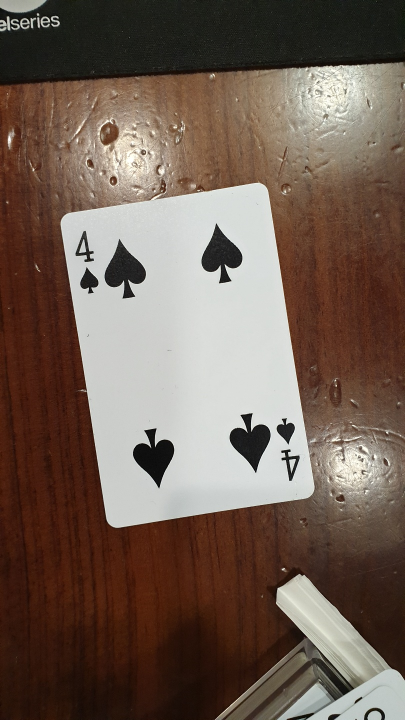
#> input picture Jungmin/spade4.jpg, 810 x 1440 px (shown at 1/2 size)
$ jupyter execute Contours.ipynb
#> lines starting #> are read from the running program, lines starting #| are printed output that depends on the picture; after the words box and inside, x2 and y2 are one past the last pixel; in counts of white or black regions, pixels touching at a corner belong together
[cell 1]
import cv2
import numpy as np
import matplotlib.pyplot as plt

[cell 2]
image = cv2.imread('spade4.jpg')
#> image is the input picture: shape (1440, 810, 3); mean B, G, R 84.2, 95.4, 113.3
im_bw = cv2.cvtColor(image, cv2.COLOR_RGB2GRAY)
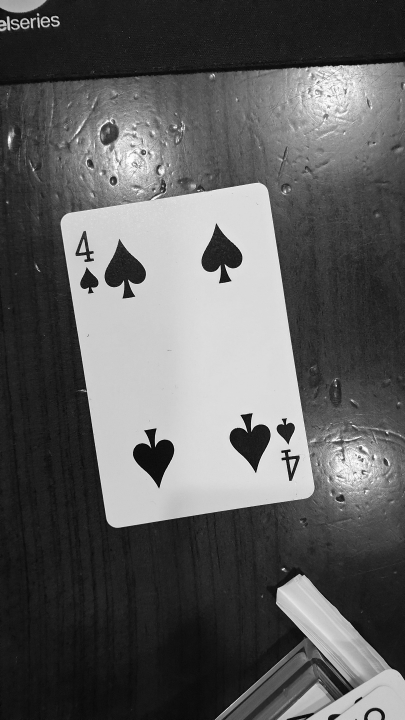
#> im_bw: shape (1440, 810) (shown at 1/2 size); min 0, max 255, mean 94.1
thresh, im_bw = cv2.threshold(im_bw, 170, 255, 0)
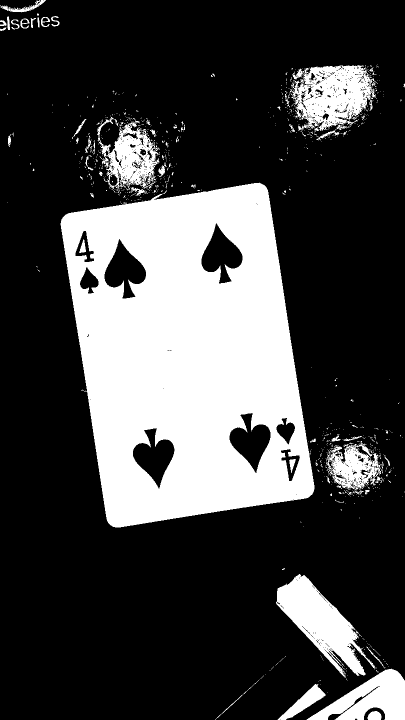
#> im_bw: shape (1440, 810) (shown at 1/2 size); 26.3% white; 879 white regions (813 under 20 px)
contours, hierarchy = cv2.findContours(im_bw.copy(), cv2.RETR_TREE, cv2.CHAIN_APPROX_SIMPLE)
#> contours = 2071 contours, 1952 with area under 20; largest, box (x1, y1, x2, y2) and area: (121, 365, 629, 1055) 265911, (552, 1148, 751, 1356) 15360, (580, 130, 752, 262) 15136, (613, 1338, 810, 1440) 10100, (194, 234, 319, 382) 9640

rects = [cv2.minAreaRect(each) for each in contours]
#> rects = 2071 items
rects = [(a,b,c) for a, b, c  in rects if ((b[0]*b[1]>5000))]
#> rects = 10 items
img = image.copy()
col = 0
for rect in rects:
    col +=20
    box = cv2.boxPoints(rect)
    box = box.astype('int')
    img = cv2.drawContours(img, [box], -1, (255, 255- col, 255- col), 5)
#> this loop made 10 passes
#> (rect, col, box) on passes 1 to 7: (((711, 1388.5), (101, 196), -90), 20, [[809, 1439], [613, 1439], [613, 1338], [809, 1338]]), (((653.4, 1256.2), (82.09, 250), -42.9), 40, [[708, 1375], [538, 1192], [598, 1136], [768, 1319]]), (((707.1, 932.3), (104.8, 94.82), -13.24), 60, [[666, 990], [645, 898], [747, 874], [769, 966]]), (((374.5, 703.4), (423, 652.1), -8.87), 80, [[215, 1058], [115, 413], [533, 348], [633, 992]]), (((303.5, 911.5), (109.5, 79.55), -66.68), 100, [[318, 977], [245, 946], [288, 845], [361, 876]]), (((505.8, 879.4), (79.23, 108.9), -40.79), 120, [[511, 946], [440, 864], [500, 812], [571, 894]]), (((244.5, 543.6), (79.52, 107.9), -41.78), 140, [[250, 610], [178, 529], [238, 476], [310, 557]])
#> pass 1, `img = cv2.drawContours(img, [box], -1, (255, 255- col, 255- col), 5)`:
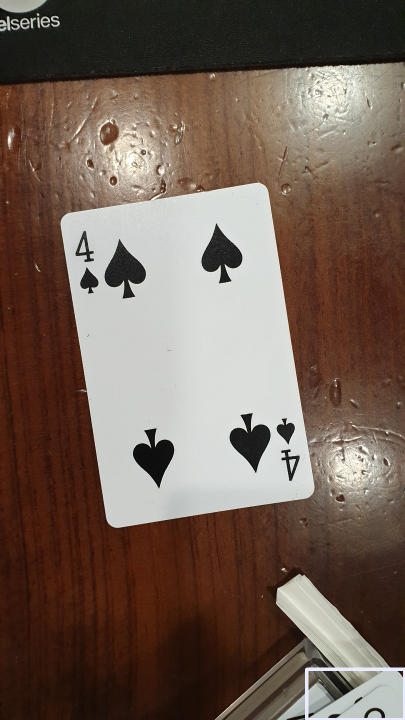
#> img: shape (1440, 810, 3) (shown at 1/2 size); 0.28% of pixels changed, all inside (x1, y1, x2, y2) = (610, 1335, 810, 1440)
#> pass 2, `img = cv2.drawContours(img, [box], -1, (255, 255- col, 255- col), 5)`:
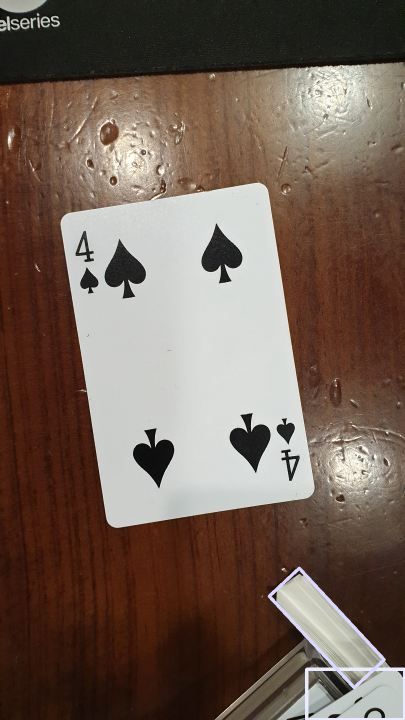
#> img: shape (1440, 810, 3) (shown at 1/2 size); 0.38% of pixels changed, all inside (x1, y1, x2, y2) = (535, 1133, 772, 1379)
#> pass 3, `img = cv2.drawContours(img, [box], -1, (255, 255- col, 255- col), 5)`:
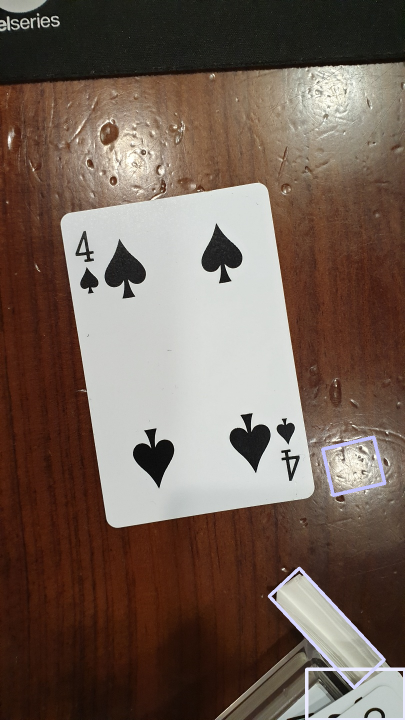
#> img: shape (1440, 810, 3) (shown at 1/2 size); 0.24% of pixels changed, all inside (x1, y1, x2, y2) = (642, 871, 773, 994)
#> after the loop:
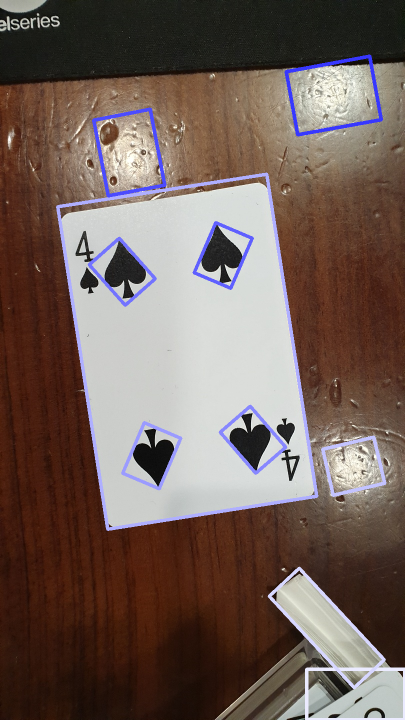
#> img: shape (1440, 810, 3) (shown at 1/2 size); 2.82% of pixels changed, all inside (x1, y1, x2, y2) = (112, 109, 766, 1062)
#> after the loop, col = 200
plt.figure(figsize=(20,10))
plt.imshow(img)

$ run again, with Jungmin/spade10.jpg copied over Jungmin/spade4.jpg
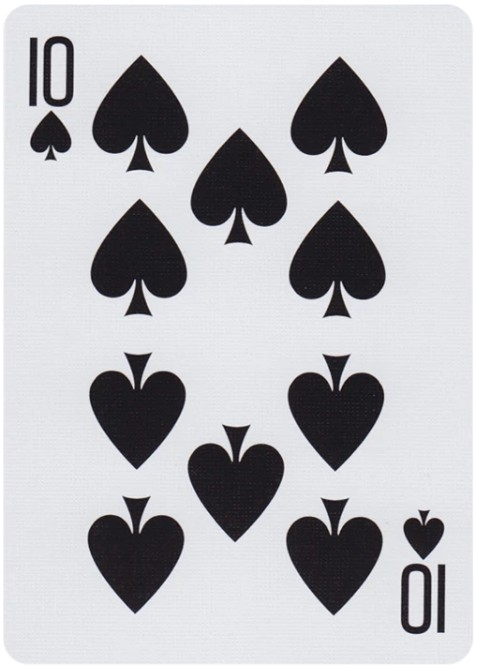
#> input picture Jungmin/spade10.jpg, 477 x 666 px
#> image is the input picture: shape (666, 477, 3); mean B, G, R 188.3, 184.2, 184.2
#> `thresh, im_bw = cv2.threshold(im_bw, 170, 255, 0)`:
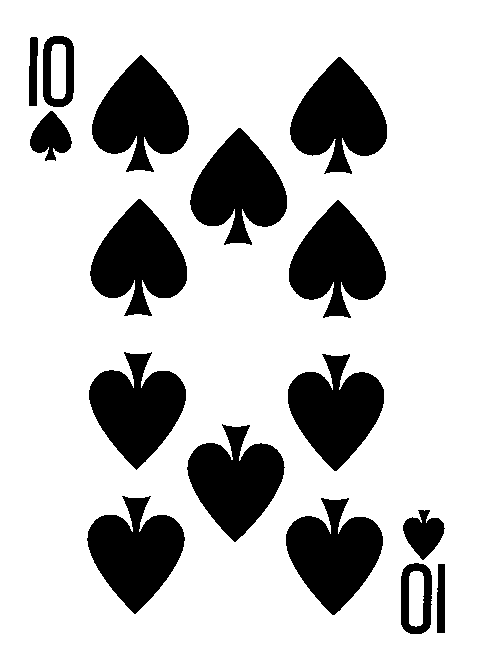
#> im_bw: shape (666, 477); 76.7% white; 16 black regions
#> contours = 19 contours; largest, box (x1, y1, x2, y2) and area: (0, 0, 477, 666) 316540, (288, 199, 387, 319) 7027, (89, 198, 188, 317) 7011, (285, 497, 384, 616) 6991, (289, 56, 388, 175) 6988
#> `rects = [cv2.minAreaRect(each) for each in contours]`: rects = 19 items
#> `rects = [(a,b,c) for a, b, c  in rects if ((b[0]*b[1]>5000))]`: rects = 11 items
#> the loop `for rect in rects:` made 11 passes
#> (rect, col, box) on passes 1 to 4: (((238, 332.5), (665, 476), -90), 20, [[476, 665], [0, 665], [0, 0], [476, 0]]), (((333.5, 548.5), (96.17, 96.17), -45), 40, [[333, 616], [265, 548], [333, 480], [401, 548]]), (((134.8, 546.8), (96.17, 95.46), -45), 60, [[134, 614], [67, 547], [135, 479], [202, 546]]), (((235.3, 475.3), (96.17, 95.46), -45), 80, [[235, 543], [167, 475], [235, 407], [303, 475]])
#> after the loop `for rect in rects:`:
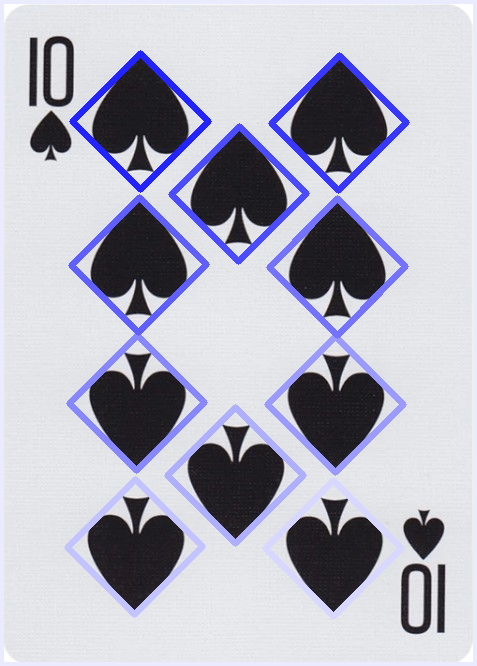
#> img: shape (666, 477, 3); mean B, G, R 191.6, 177.3, 177.3
#> after the loop `for rect in rects:`: col = 220
